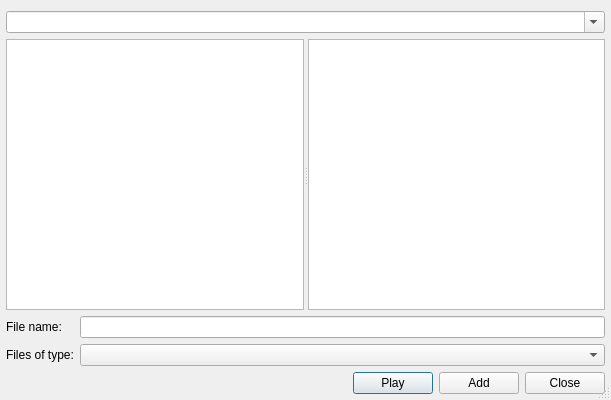
<?xml version="1.0" encoding="UTF-8"?>
<ui version="4.0">
 <class>ClassicFileDialog</class>
 <widget class="QDialog" name="ClassicFileDialog">
  <property name="geometry">
   <rect>
    <x>0</x>
    <y>0</y>
    <width>611</width>
    <height>400</height>
   </rect>
  </property>
  <property name="windowTitle">
   <string>Add Files</string>
  </property>
  <property name="sizeGripEnabled">
   <bool>true</bool>
  </property>
  <layout class="QVBoxLayout" name="verticalLayout">
   <property name="leftMargin">
    <number>6</number>
   </property>
   <property name="rightMargin">
    <number>6</number>
   </property>
   <property name="bottomMargin">
    <number>6</number>
   </property>
   <item>
    <widget class="QComboBox" name="lookInComboBox">
     <property name="sizePolicy">
      <sizepolicy hsizetype="Preferred" vsizetype="Fixed">
       <horstretch>1</horstretch>
       <verstretch>0</verstretch>
      </sizepolicy>
     </property>
     <property name="editable">
      <bool>true</bool>
     </property>
    </widget>
   </item>
   <item>
    <widget class="QSplitter" name="splitter">
     <property name="sizePolicy">
      <sizepolicy hsizetype="Expanding" vsizetype="Expanding">
       <horstretch>0</horstretch>
       <verstretch>0</verstretch>
      </sizepolicy>
     </property>
     <property name="orientation">
      <enum>Qt::Horizontal</enum>
     </property>
     <widget class="QListView" name="dirListView">
      <property name="editTriggers">
       <set>QAbstractItemView::NoEditTriggers</set>
      </property>
      <property name="selectionBehavior">
       <enum>QAbstractItemView::SelectRows</enum>
      </property>
     </widget>
     <widget class="QListWidget" name="fileListWidget">
      <property name="editTriggers">
       <set>QAbstractItemView::NoEditTriggers</set>
      </property>
     </widget>
    </widget>
   </item>
   <item>
    <layout class="QGridLayout" name="gridLayout">
     <item row="0" column="0">
      <widget class="QLabel" name="label">
       <property name="text">
        <string>File name:</string>
       </property>
      </widget>
     </item>
     <item row="0" column="1">
      <widget class="QLineEdit" name="fileNameLineEdit"/>
     </item>
     <item row="1" column="0">
      <widget class="QLabel" name="label_3">
       <property name="text">
        <string>Files of type:</string>
       </property>
      </widget>
     </item>
     <item row="1" column="1">
      <widget class="QComboBox" name="fileTypeComboBox">
       <property name="sizePolicy">
        <sizepolicy hsizetype="Expanding" vsizetype="Fixed">
         <horstretch>0</horstretch>
         <verstretch>0</verstretch>
        </sizepolicy>
       </property>
       <property name="sizeAdjustPolicy">
        <enum>QComboBox::AdjustToMinimumContentsLength</enum>
       </property>
      </widget>
     </item>
    </layout>
   </item>
   <item>
    <layout class="QHBoxLayout" name="horizontalLayout">
     <item>
      <spacer name="horizontalSpacer">
       <property name="orientation">
        <enum>Qt::Horizontal</enum>
       </property>
       <property name="sizeHint" stdset="0">
        <size>
         <width>232</width>
         <height>20</height>
        </size>
       </property>
      </spacer>
     </item>
     <item>
      <widget class="QPushButton" name="playButton">
       <property name="text">
        <string>Play</string>
       </property>
      </widget>
     </item>
     <item>
      <widget class="QPushButton" name="addButton">
       <property name="sizePolicy">
        <sizepolicy hsizetype="Minimum" vsizetype="Fixed">
         <horstretch>0</horstretch>
         <verstretch>0</verstretch>
        </sizepolicy>
       </property>
       <property name="text">
        <string>Add</string>
       </property>
      </widget>
     </item>
     <item>
      <widget class="QPushButton" name="closeButton">
       <property name="sizePolicy">
        <sizepolicy hsizetype="Minimum" vsizetype="Fixed">
         <horstretch>0</horstretch>
         <verstretch>0</verstretch>
        </sizepolicy>
       </property>
       <property name="text">
        <string>Close</string>
       </property>
      </widget>
     </item>
    </layout>
   </item>
  </layout>
 </widget>
 <resources/>
 <connections>
  <connection>
   <sender>closeButton</sender>
   <signal>clicked()</signal>
   <receiver>ClassicFileDialog</receiver>
   <slot>reject()</slot>
   <hints>
    <hint type="sourcelabel">
     <x>459</x>
     <y>291</y>
    </hint>
    <hint type="destinationlabel">
     <x>153</x>
     <y>289</y>
    </hint>
   </hints>
  </connection>
 </connections>
</ui>
